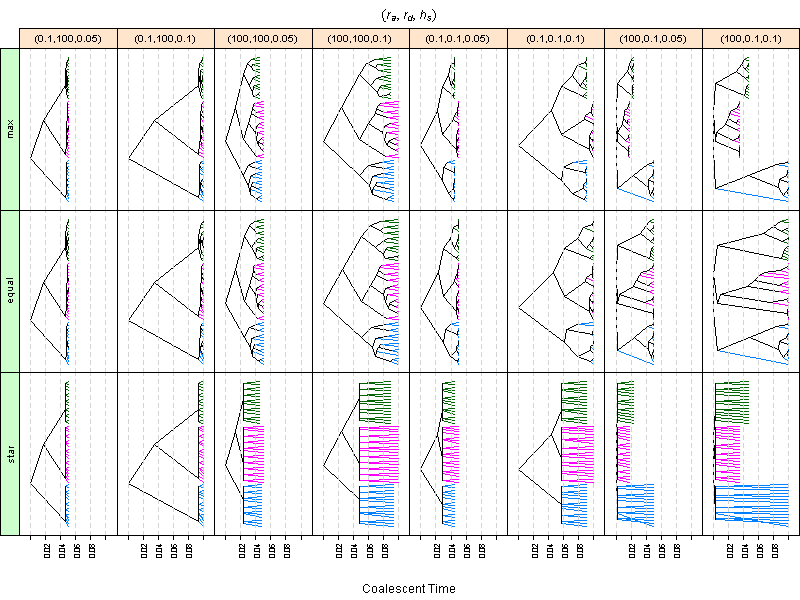

Write the R code that produced this figure.
library(phyclust)

### Generate trees.
set.seed(1234)
K <- 3
N <- 50
N.K <- c(15, 20, 15)
X.class <- rep(1:K, N.K)

tree.K <- list()
tree.K[[1]] <- gen.unit.K(K, N.K, rate.anc = 0.1, rate.dec = 100)
tree.K[[2]] <- gen.unit.K(K, N.K, rate.anc = 100, rate.dec = 100)
tree.K[[3]] <- gen.unit.K(K, N.K, rate.anc = 0.1, rate.dec = 0.1)
tree.K[[4]] <- gen.unit.K(K, N.K, rate.anc = 100, rate.dec = 0.1)

### Layout
windows(8.5, 5.5)
mf <- matrix(0, nrow = 6, ncol = 9)
mf[1, 2:9] <- 37
mf[2, 2:9] <- 1:8
mf[3:5, 1] <- 9:11
mf[3:5, 2:9] <- matrix(12:35, nrow = 3, ncol = 8)
mf[6, 2:9] <- 36
width <- c(1.0, rep(5, 8))
height <- c(0.7, 0.5, rep(4, 3), 1.6)
nf <- layout(mf, width, height, FALSE)

### For top and left strips
par(mar = rep(0, 4), xaxs = "i", yaxs = "i")

lab <- c("(0.1,100,0.05)", "(0.1,100,0.1)", "(100,100,0.05)", "(100,100,0.1)",
         "(0.1,0.1,0.05)", "(0.1,0.1,0.1)", "(100,0.1,0.05)", "(100,0.1,0.1)")
for(j in 1:8){
  plot(NULL, NULL, xlim = c(0, 1), ylim = c(0, 1), axes = FALSE,
       xlab = "", ylab = "")
  rect(0, 0, 1, 1, col = "#ffe5cc", border = NA)
  box()
  text(0.5, 0.5, labels = lab[j], cex = 1.3)
}

lab <- c("max", "equal", "star")
for(i in 1:3){
  plot(NULL, NULL, xlim = c(0, 1), ylim = c(0, 1), axes = FALSE,
       xlab = "", ylab = "")
  rect(0, 0, 1, 1, col = "#ccffcc", border = NA)
  box()
  text(0.5, 0.5, labels = lab[i], cex = 1.3, srt = 90)
}

### Draw all panels.
par(mar = rep(0, 4), xaxs = "r", yaxs = "r")

h.s <- c(0.05, 0.1)
for(j in 1:4){
  for(k in 1:2){
    for(i in c("max", "equal", "star")){
      tree.plot <- rescale.rooted.tree(tree.K[[j]][[i]], scale.height = h.s[k])
      plotnj(tree.plot, X.class = X.class, type = "c",
              edge.width = 1.2, edge.width.class = 1.5,
              x.lim = c(-0.01, 0.11), y.lim = c(0, 51))
      abline(v = axis.at, lty = 2, lwd = 1.2, col = "lightgray")
      box()
      if(i == "star"){
        axis(1, at = seq(0, 0.1, 0.02), lab = c("", seq(0.02, 0.08, 0.02), ""),
             las = 2)
      }
    }
  }
}

### Draw labels.
par(mar = rep(0, 4), xaxs = "i", yaxs = "i")
plot(NULL, NULL, xlim = c(0, 1), ylim = c(0, 1), axes = FALSE,
     xlab = "", ylab = "")
text(0.5, 0.2, labels = "Coalescent Time", cex = 1.5)

main.text <- expression(group("(",
               list(italic(r[a]), italic(r[d]), italic(h[s])), ")"))
plot(NULL, NULL, xlim = c(0, 1), ylim = c(0, 1), axes = FALSE,
     xlab = "", ylab = "")
text(0.5, 0.5, labels = main.text, cex = 1.5)
